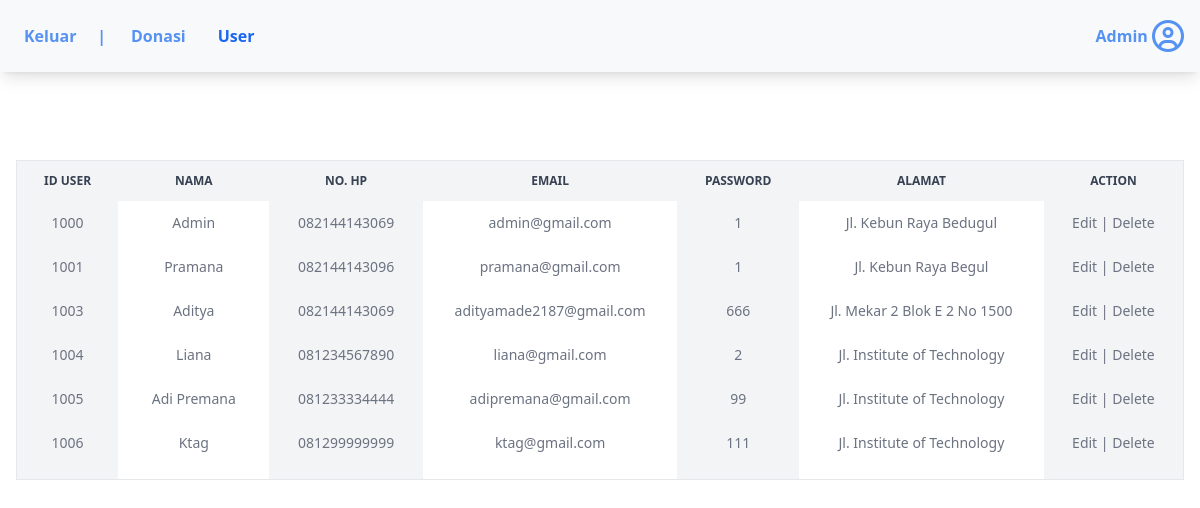
The app's page /pages/admin-user.php (signed in) with its own data.
### tables this page shows
CREATE TABLE `user` (
  `id_user` int(5) NOT NULL,
  `nama` varchar(50) NOT NULL,
  `no_hp` varchar(15) NOT NULL,
  `email` varchar(30) NOT NULL,
  `password` varchar(20) NOT NULL,
  `alamat` text NOT NULL,
  `role` enum('admin','donatur') NOT NULL
);

### pages/admin-user.php (the view, shortened to what this page needs)
<?php
include '../script/db.php';
$sql = 'SELECT * FROM user';
$result = $conn->query($sql);
?>
<!DOCTYPE html>
<html lang="en">
<head>
    <link rel="stylesheet" href="../build/build.css">
    <link rel="stylesheet" href="https://cdnjs.cloudflare.com/ajax/libs/font-awesome/6.5.2/css/all.min.css" />
</head>
<body>
    <nav class="bg-warna_bg shadow-lg fixed top-0 left-0 right-0 z-20">
        <div class="max-w-screen-xl flex flex-wrap justify-between mx-auto p-4">
            <div class="flex p-2">
                <a href="../index.php" class="text-warna_aksen hover:text-blue-700 font-bold items-start just">Keluar <span class="text-white">&nbsp;&nbsp;&nbsp;&nbsp;</span>|</a>
                <div class="items-start hidden w-full md:flex md:w-auto md:order-1" id="navbar-cta">
                    <ul class="flex flex-col font-medium p-4 md:p-0 mt-4 rounded-lg bg-[#F8F9FB] md:space-x-8 rtl:space-x-reverse md:flex-row md:mt-0">
                        <li>
                            <a href="admin-donasi.php" class="block py-2 px-3 md:p-0 font-bold text-warna_aksen hover:text-blue-700"><span>&nbsp;&nbsp;&nbsp;&nbsp;&nbsp;&nbsp;</span>Donasi</a>
                        </li>
                        <li>
                            <a href="" class="block py-2 px-3 md:p-0 font-bold text-blue-600">User</a>
                        </li>
                    </ul>
                </div>
            </div>
            <div class="flex md:order-2 space-x-3 md:space-x-0 rtl:space-x-reverse">
                <?php
                    if (isset($_SESSION['status_login'])) {
                        ?>
                        <div>
                            <a href="./user-profil.php" class="text-warna_aksen font-bold"><?=$_SESSION['nama']?></a>
                            <a href="./user-profil.php"><i class="fa-regular fa-circle-user fa-2xl mt-5" style="color: #5592F2;"></i></a>
                        </div>
                        <?php
                    } else {
                        echo '<a href="./login.php">
                    <button type="button" class="text-white bg-blue-700 hover:bg-blue-800 focus:ring-4 focus:outline-none focus:ring-blue-300 font-medium rounded-lg text-sm px-4 py-2 text-center dark:bg-blue-600 dark:hover:bg-blue-700 dark:focus:ring-blue-800">MASUK</button></a>';
                    }
                ?>
            </div>
        </div>
    </nav>
    <div class="max-w-screen-xl mx-auto px-4 py-8 mt-32 mb-16">
        <div class="overflow-auto flex-grow h-80 border">
            <table class="w-full rounded-lg text-sm text-left rtl:text-right text-gray-500 ">
                <thead class="text-xs text-gray-700 uppercase bg-gray-50 dark:bg-gray-700  sticky top-0">
                    <tr>
                    <th scope="col" class=" px-6 py-3 text-center bg-gray-100">
                            Id User
                        </th>
                        <th scope="col" class=" px-6 py-3 text-center bg-gray-100">
                            Nama
                        </th>
                        <th scope="col" class="px-6 py-3 text-center bg-gray-100">
                            No. HP
                        </th>
                        <th scope="col" class="px-6 py-3 text-center bg-gray-100">
                            Email
                        </th>
                        <th scope="col" class="px-6 py-3 text-center bg-gray-100">
                            Password
                        </th>
                        <th scope="col" class="px-6 py-3 text-center bg-gray-100">
                            Alamat
                        </th>
                        <th scope="col" class="px-6 py-3 text-center bg-gray-100">
                            Action
                        </th>
                    </tr>
                </thead>
                <tbody>
                <?php
                    if ($result->num_rows > 0) {
                        while ($row = $result->fetch_assoc()) {
                            echo "<tr>";
                            echo "<td class='px-6 py-3 text-center bg-gray-100'>" . $row['id_user'] . "</td>";
                            echo "<td class='px-6 py-3 text-center bg-white'>" . $row['nama'] . "</td>";
                            echo "<td class='px-6 py-3 text-center bg-gray-100'>" . $row['no_hp'] . "</td>";
                            echo "<td class='px-6 py-3 text-center bg-white'>" . $row['email'] . "</td>";
                            echo "<td class='px-6 py-3 text-center bg-gray-100'>" . $row['password'] . "</td>";
                            echo "<td class='px-6 py-3 text-center bg-white'>" . $row['alamat'] . "</td>";
                            echo "<td class='px-6 py-3 text-center bg-gray-100'>
                                    <a href='admin-edit-user.php?id_user=" . $row['id_user'] . "'>Edit</a> |
                                    <a href='admin-delete-user.php?id_user=" . $row['id_user'] . "' onclick='return confirmDelete();'>Delete</a>
                                  </td>";
                            echo "</tr>";
                        }
                    } else {
                        echo "<tr><td colspan='9'>Tidak ada data akun!</td></tr>";
                    }
                ?>
                </tbody>
            </table>
        </div>
    </div>
</body>
</html>

### build/build.css (style rules this page uses)
html, :host { line-height: 1.5; -webkit-text-size-adjust: 100%; -moz-tab-size: 4; -o-tab-size: 4; tab-size: 4; font-family: ui-sans-serif, system-ui, sans-serif, "Apple Color Emoji", "Segoe UI Emoji", "Segoe UI Symbol", "Noto Color Emoji"; font-feature-settings: normal; font-variation-settings: normal; -webkit-tap-highlight-color: transparent; }
body { margin: 0; line-height: inherit; }
a { color: inherit; text-decoration: inherit; }
table { text-indent: 0; border-color: inherit; border-collapse: collapse; }
ol, ul, menu { list-style: none; margin: 0; padding: 0; }
.fixed { position: fixed; }
.sticky { position: sticky; }
.left-0 { left: 0px; }
.right-0 { right: 0px; }
.top-0 { top: 0px; }
.z-20 { z-index: 20; }
.mx-auto { margin-left: auto; margin-right: auto; }
.mb-16 { margin-bottom: 4rem; }
.mt-32 { margin-top: 8rem; }
.mt-4 { margin-top: 1rem; }
.mt-5 { margin-top: 1.25rem; }
.block { display: block; }
.flex { display: flex; }
.hidden { display: none; }
.h-80 { height: 20rem; }
.w-full { width: 100%; }
.max-w-screen-xl { max-width: 1280px; }
.flex-grow { flex-grow: 1; }
.flex-col { flex-direction: column; }
.flex-wrap { flex-wrap: wrap; }
.items-start { align-items: flex-start; }
.justify-between { justify-content: space-between; }
.overflow-auto { overflow: auto; }
.rounded-lg { border-radius: 0.5rem; }
.border { border-width: 1px; }
.bg-\[\#F8F9FB\] { --tw-bg-opacity: 1; background-color: rgb(248 249 251 / var(--tw-bg-opacity)); }
.bg-gray-100 { --tw-bg-opacity: 1; background-color: rgb(243 244 246 / var(--tw-bg-opacity)); }
.bg-gray-50 { --tw-bg-opacity: 1; background-color: rgb(249 250 251 / var(--tw-bg-opacity)); }
.bg-warna_bg { --tw-bg-opacity: 1; background-color: rgb(248 249 251 / var(--tw-bg-opacity)); }
.bg-white { --tw-bg-opacity: 1; background-color: rgb(255 255 255 / var(--tw-bg-opacity)); }
.p-2 { padding: 0.5rem; }
.p-4 { padding: 1rem; }
.px-3 { padding-left: 0.75rem; padding-right: 0.75rem; }
.px-4 { padding-left: 1rem; padding-right: 1rem; }
.px-6 { padding-left: 1.5rem; padding-right: 1.5rem; }
.py-2 { padding-top: 0.5rem; padding-bottom: 0.5rem; }
.py-3 { padding-top: 0.75rem; padding-bottom: 0.75rem; }
.py-8 { padding-top: 2rem; padding-bottom: 2rem; }
.text-left { text-align: left; }
.text-center { text-align: center; }
.text-sm { font-size: 0.875rem; line-height: 1.25rem; }
.text-xs { font-size: 0.75rem; line-height: 1rem; }
.font-bold { font-weight: 700; }
.font-medium { font-weight: 500; }
.uppercase { text-transform: uppercase; }
.text-blue-600 { --tw-text-opacity: 1; color: rgb(28 100 242 / var(--tw-text-opacity)); }
.text-gray-500 { --tw-text-opacity: 1; color: rgb(107 114 128 / var(--tw-text-opacity)); }
.text-gray-700 { --tw-text-opacity: 1; color: rgb(55 65 81 / var(--tw-text-opacity)); }
.text-warna_aksen { --tw-text-opacity: 1; color: rgb(85 146 242 / var(--tw-text-opacity)); }
.text-white { --tw-text-opacity: 1; color: rgb(255 255 255 / var(--tw-text-opacity)); }
.shadow-lg { --tw-shadow: 0 10px 15px -3px rgb(0 0 0 / 0.1), 0 4px 6px -4px rgb(0 0 0 / 0.1); --tw-shadow-colored: 0 10px 15px -3px var(--tw-shadow-color), 0 4px 6px -4px var(--tw-shadow-color); box-shadow: var(--tw-ring-offset-shadow, 0 0 #0000), var(--tw-ring-shadow, 0 0 #0000), var(--tw-shadow); }
* { font-family: 'Segoe UI', Tahoma, Geneva, Verdana, sans-serif; }
@media (min-width: 768px) { .md\:order-1 { order: 1; } }
@media (min-width: 768px) { .md\:order-2 { order: 2; } }
@media (min-width: 768px) { .md\:mt-0 { margin-top: 0px; } }
@media (min-width: 768px) { .md\:flex { display: flex; } }
@media (min-width: 768px) { .md\:w-auto { width: auto; } }
@media (min-width: 768px) { .md\:flex-row { flex-direction: row; } }
@media (min-width: 768px) { .md\:space-x-8 > :not([hidden]) ~ :not([hidden]) { --tw-space-x-reverse: 0; margin-right: calc(2rem * var(--tw-space-x-reverse)); margin-left: calc(2rem * calc(1 - var(--tw-space-x-reverse))); } }
@media (min-width: 768px) { .md\:p-0 { padding: 0px; } }

### records on screen
user: id_user "1000", nama "Admin", no_hp "082144143069", email "admin@gmail.com", password "1", alamat "Jl. Kebun Raya Bedugul"
user: id_user "1001", nama "Pramana", no_hp "082144143096", email "pramana@gmail.com", password "1", alamat "Jl. Kebun Raya Begul"
user: id_user "1003", nama "Aditya", no_hp "082144143069", email "adityamade2187@gmail.com", password "666", alamat "Jl. Mekar 2 Blok E 2 No 1500"
user: id_user "1004", nama "Liana", no_hp "081234567890", email "liana@gmail.com", password "2", alamat "Jl. Institute of Technology"
user: id_user "1005", nama "Adi Premana", no_hp "081233334444", email "adipremana@gmail.com", password "99", alamat "Jl. Institute of Technology"
user: id_user "1006", nama "Ktag", no_hp "081299999999", email "ktag@gmail.com", password "111", alamat "Jl. Institute of Technology"

### other values on screen
$_SESSION['nama'] "Admin"
